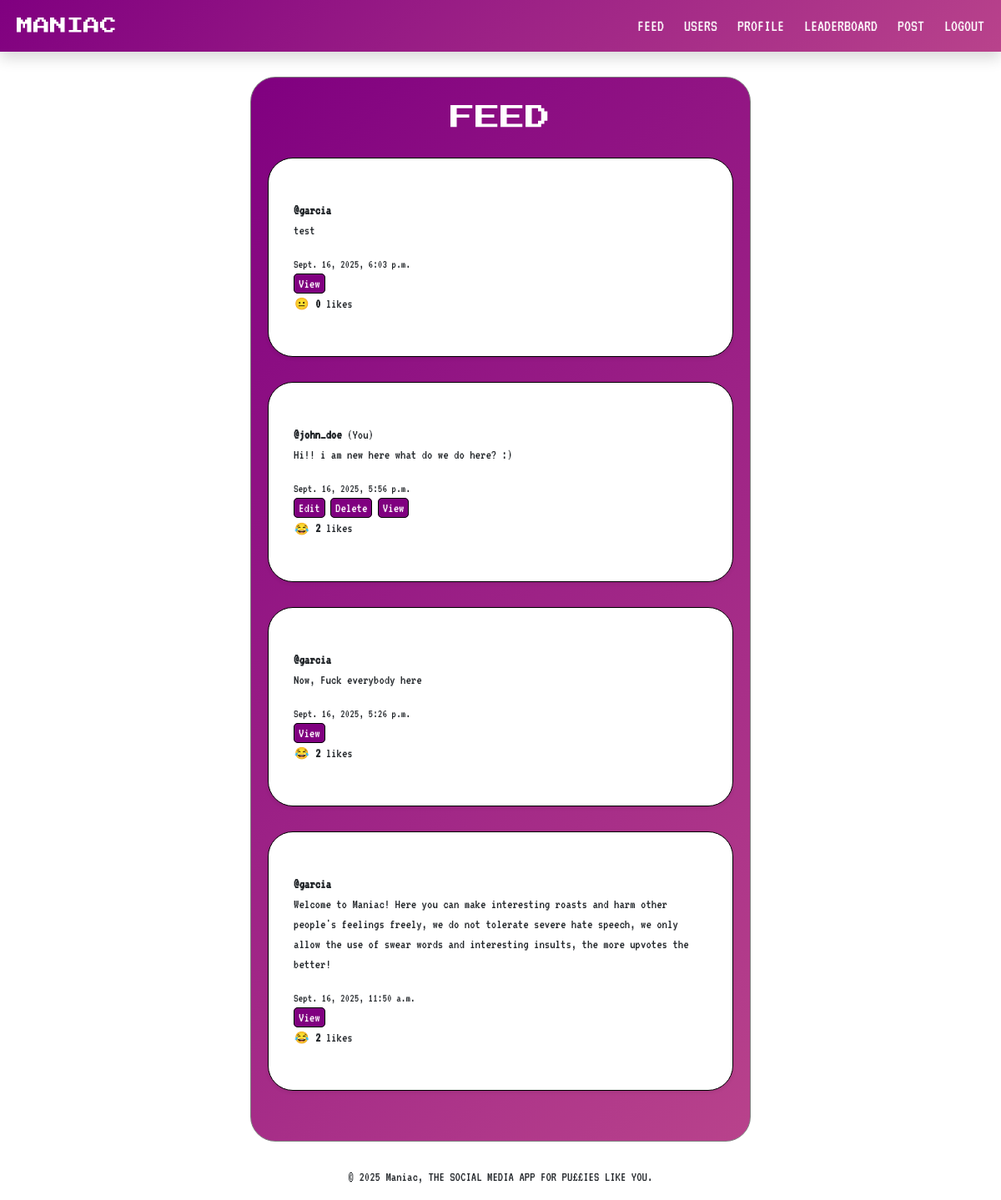
The app's page / (signed in) with its own data.
### core/models.py (models this page shows, shortened)
class Post(models.Model):
    author = models.ForeignKey(User, on_delete=models.CASCADE)
    content = models.TextField()
    created_at = models.DateTimeField(auto_now_add=True)
    likes = models.ManyToManyField(User, related_name='liked_posts', blank=True)
    def total_likes(self):
        return self.likes.count()

### core/views.py (the view)
# urls.py: path('', views.feed, name='feed'),
def feed(request):
    posts = Post.objects.all().order_by('-created_at')
    return render(request, 'core/feed.html', {'posts': posts})

### core/templates/core/feed.html (shortened to what this page needs)
{% extends "core/base.html" %}
{% block content %}
  <div class="container-feed-styling">
    <h1 class="font-for-brand text-white text-center" style="font-size: 30px">FEED</h1>
    {% for post in posts %}
      <div class="container-posts-styling font-for-text shadow-sm">
        <strong>@{{ post.author.username }}</strong>
        {% if post.author == user %}(You){% endif%}
        <p>{{ post.content }}</p>
        <small>{{ post.created_at }}</small>
        <div class="ms-auto">
          {% if post.author == user %}
              <a class="post-button" href="{% url 'edit_post' post.id %}">Edit</a>
              <a class="post-button" href="{% url 'delete_post' post.id %}">Delete</a>
              <a class="post-button" href="{% url 'view_post' post.id %}">View</a>
          {% else %}
              <a class="post-button" href="{% url 'view_post' post.id %}">View</a>
          {% endif %}
        </div>
        <form method="post" action="{% url 'like_post' post.id %}">
          <div class="d-flex flex-row">
            <div>
              {% if user in post.likes.all %}
                <button type="submit" class="btn btn-sm p-0">😂</button>
              {% else %}
                <button type="submit" class="btn btn-sm p-0">😐</button>
              {% endif %}
              <strong>{{ post.total_likes }}</strong>
              {% if post.total_likes == 1%} like {% else %} likes {% endif%}
            </div>
          </div>
        </form>
      </div>
    {% empty %}
      <p class="text-center font-for-text no-posts-text text-white">No posts yet. Be the first to roast someone!</p>
    {% endfor %}
  </div>
{% endblock %}

### core/static/core/style.css (style rules this page uses)
.font-for-text { font-family: 'VT323'; }
.font-for-brand { font-family: 'Press Start 2P' }
.container-feed-styling { padding-block: 30px; margin-block: 30px; margin-inline: 300px; border: 1px solid gray; border-radius: 30px; background: linear-gradient(135deg, purple, rgb(241, 133, 151)); animation: gradientShift 5s ease infinite; background-size: 200% 200%; }
.container-posts-styling { padding-block: 50px; padding-inline: 30px; margin-inline: 20px; margin-block: 30px; border: 1.5px solid black; border-radius: 30px; background-color: white; }
.post-button { text-decoration: none; color: white; background-color: purple; padding: 3px; padding-inline: 5px; border-radius: 5px; border: 1px black solid; animation: gradientShift 5s ease infinite; background-size: 200% 200%; }

### records on screen
Post: author.username "garcia", content "test", created_at "Sept. 16, 2025, 6:03 p.m.", shows "View", total_likes "0"
Post: author.username "john_doe", shows "(You)", content "Hi!! i am new here what do we do here? :)", created_at "Sept. 16, 2025, 5:56 p.m.", shows "Edit", total_likes "2"
Post: author.username "garcia", content "Now, Fuck everybody here", created_at "Sept. 16, 2025, 5:26 p.m.", shows "View", total_likes "2"
Post: author.username "garcia", content "Welcome to Maniac! Here you can make interesting roasts and harm other people's feelings freely, we do not tolerate severe hate speech, we only allow the use of swear words and interesting insults, the more upvotes the better!", created_at "Sept. 16, 2025, 11:50 a.m.", shows "View", total_likes "2"
